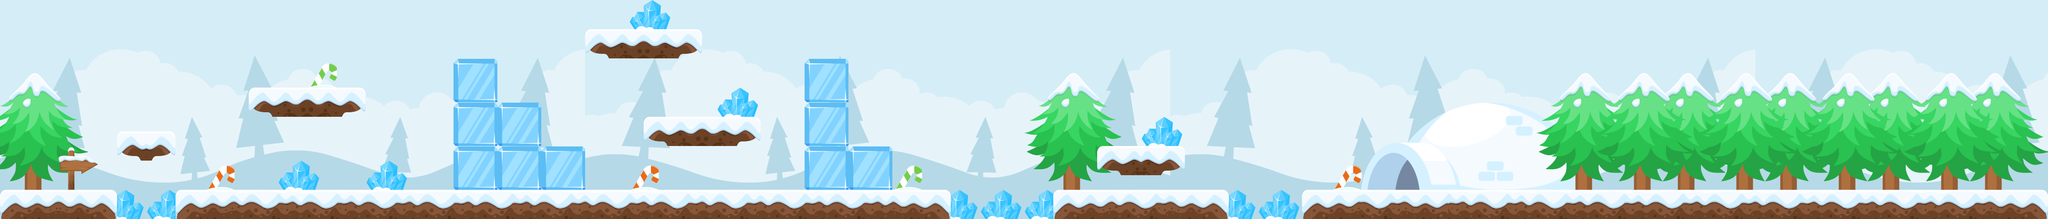

Rendered tile map (Tiled .tmx) drawn with the repository's tilesets; below, a short description and the map source with its tile grids summarised:
An orthogonal 140x15 tile map with 32x32 px tiles, 7 tile layers (bg, exit, noncollide, ground, ...), 10 tilesets and 15 objects.

<map version="1.0" orientation="orthogonal" renderorder="right-down" width="140" height="15" tilewidth="32" tileheight="32" nextobjectid="21">
 <tileset firstgid="1" name="tileset" tilewidth="32" tileheight="32">
  <image source="tileset.png" width="384" height="126" />
 </tileset>
 <tileset firstgid="37" name="Igloo" tilewidth="32" tileheight="32">
  <image source="Igloo.png" width="511" height="201" />
 </tileset>
 <tileset firstgid="127" name="Crystal" tilewidth="32" tileheight="32">
  <image source="Crystal.png" width="97" height="78" />
 </tileset>
 <tileset firstgid="133" name="tileset2" tilewidth="32" tileheight="32">
  <image source="tileset2.png" width="384" height="93" />
 </tileset>
 <tileset firstgid="157" name="Sign_2" tilewidth="87" tileheight="93">
  <image source="Sign_2.png" width="87" height="93" />
 </tileset>
 <tileset firstgid="158" name="IceBox" tilewidth="32" tileheight="32">
  <image source="IceBox.png" width="101" height="101" />
 </tileset>
 <tileset firstgid="167" name="Tree_2" tilewidth="32" tileheight="32">
  <image source="Tree_2.png" width="228" height="280" />
 </tileset>
 <tileset firstgid="223" name="caneRedSmall" tilewidth="33" tileheight="33">
  <image source="caneRedSmall.png" width="70" height="70" />
 </tileset>
 <tileset firstgid="227" name="caneGreenSmall" tilewidth="33" tileheight="33">
  <image source="caneGreenSmall.png" width="70" height="70" />
 </tileset>
 <tileset firstgid="231" name="bg2" tilewidth="32" tileheight="32">
  <image source="bg2.png" width="1280" height="736" />
 </tileset>
 <layer name="bg" width="140" height="15">
  <data>[2100 cells, 2100 non-empty, 600 distinct tile ids]</data>
 </layer>
 <layer name="exit" width="140" height="15">
  <data>[2100 cells, 90 non-empty, 90 distinct tile ids]</data>
 </layer>
 <layer name="noncollide" width="140" height="15">
  <data>[2100 cells, 336 non-empty, 56 distinct tile ids]</data>
 </layer>
 <layer name="ground" width="140" height="15">
  <data>[2100 cells, 411 non-empty, 54 distinct tile ids]</data>
 </layer>
 <layer name="noncollide2" width="140" height="15">
  <data>[2100 cells, 292 non-empty, 64 distinct tile ids]</data>
 </layer>
 <layer name="collide" width="140" height="15">
  <data>[2100 cells, 62 non-empty, 6 distinct tile ids]</data>
 </layer>
 <layer name="noncollide3" width="140" height="15">
  <data>[2100 cells, 1 non-empty, 1 distinct tile ids]</data>
 </layer>
 <objectgroup name="col1">
  <object id="4" x="1" y="418" width="252" height="62" />
  <object id="5" x="258" y="288" width="124" height="65" />
  <object id="6" x="544" y="193" width="255" height="63" />
  <object id="7" x="386" y="416" width="768" height="63" />
  <object id="8" x="994" y="132" width="90" height="292" />
  <object id="9" x="1086" y="226" width="94" height="198" />
  <object id="10" x="1172" y="324" width="106" height="104" />
  <object id="11" x="998" y="416" width="1080" height="76" />
  <object id="13" x="1281" y="65" width="254" height="63" />
  <object id="14" x="1410" y="255" width="254" height="67" />
  <object id="15" x="1761" y="130" width="93" height="303" />
  <object id="17" x="1846" y="321" width="106" height="107" />
  <object id="18" x="2402" y="322" width="189" height="61" />
  <object id="19" x="2305" y="418" width="382" height="78" />
  <object id="20" x="2849" y="417" width="896" height="100" />
 </objectgroup>
</map>
